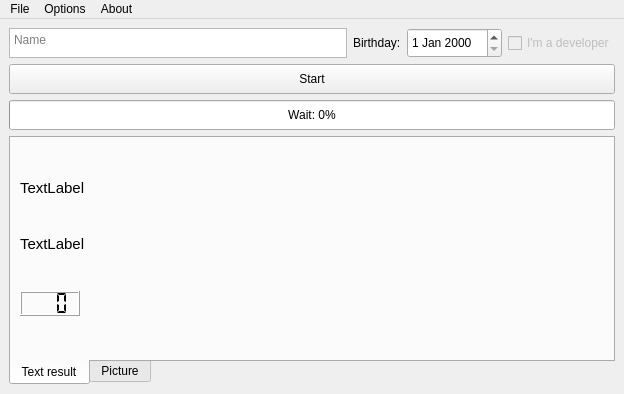
<?xml version="1.0" encoding="UTF-8"?>
<ui version="4.0">
 <class>MainWindow</class>
 <widget class="QMainWindow" name="MainWindow">
  <property name="geometry">
   <rect>
    <x>0</x>
    <y>0</y>
    <width>624</width>
    <height>394</height>
   </rect>
  </property>
  <property name="windowTitle">
   <string>MainWindow</string>
  </property>
  <widget class="QWidget" name="centralwidget">
   <layout class="QGridLayout" name="gridLayout_2">
    <item row="2" column="0">
     <widget class="QProgressBar" name="progressBar">
      <property name="minimumSize">
       <size>
        <width>0</width>
        <height>30</height>
       </size>
      </property>
      <property name="value">
       <number>0</number>
      </property>
      <property name="format">
       <string>Wait: %p%</string>
      </property>
     </widget>
    </item>
    <item row="3" column="0">
     <widget class="QTabWidget" name="tabWidget">
      <property name="sizePolicy">
       <sizepolicy hsizetype="MinimumExpanding" vsizetype="MinimumExpanding">
        <horstretch>0</horstretch>
        <verstretch>0</verstretch>
       </sizepolicy>
      </property>
      <property name="tabPosition">
       <enum>QTabWidget::South</enum>
      </property>
      <property name="tabShape">
       <enum>QTabWidget::Rounded</enum>
      </property>
      <property name="currentIndex">
       <number>0</number>
      </property>
      <widget class="QWidget" name="tab">
       <attribute name="title">
        <string>Text result</string>
       </attribute>
       <layout class="QGridLayout" name="gridLayout_3">
        <item row="0" column="0">
         <widget class="QLabel" name="label_greeting">
          <property name="sizePolicy">
           <sizepolicy hsizetype="Expanding" vsizetype="Maximum">
            <horstretch>0</horstretch>
            <verstretch>0</verstretch>
           </sizepolicy>
          </property>
          <property name="font">
           <font>
            <pointsize>11</pointsize>
           </font>
          </property>
          <property name="text">
           <string>TextLabel</string>
          </property>
          <property name="textFormat">
           <enum>Qt::PlainText</enum>
          </property>
          <property name="alignment">
           <set>Qt::AlignLeading|Qt::AlignLeft|Qt::AlignVCenter</set>
          </property>
          <property name="wordWrap">
           <bool>true</bool>
          </property>
         </widget>
        </item>
        <item row="1" column="0">
         <widget class="QLabel" name="label_birthday">
          <property name="sizePolicy">
           <sizepolicy hsizetype="Expanding" vsizetype="Maximum">
            <horstretch>0</horstretch>
            <verstretch>0</verstretch>
           </sizepolicy>
          </property>
          <property name="font">
           <font>
            <pointsize>11</pointsize>
           </font>
          </property>
          <property name="text">
           <string>TextLabel</string>
          </property>
         </widget>
        </item>
        <item row="2" column="0">
         <widget class="QLCDNumber" name="lcdNumber">
          <property name="sizePolicy">
           <sizepolicy hsizetype="Minimum" vsizetype="Maximum">
            <horstretch>0</horstretch>
            <verstretch>0</verstretch>
           </sizepolicy>
          </property>
          <property name="minimumSize">
           <size>
            <width>0</width>
            <height>25</height>
           </size>
          </property>
          <property name="maximumSize">
           <size>
            <width>60</width>
            <height>16777215</height>
           </size>
          </property>
          <property name="font">
           <font>
            <pointsize>12</pointsize>
           </font>
          </property>
          <property name="digitCount">
           <number>3</number>
          </property>
          <property name="segmentStyle">
           <enum>QLCDNumber::Flat</enum>
          </property>
         </widget>
        </item>
       </layout>
      </widget>
      <widget class="QWidget" name="tab_2">
       <attribute name="title">
        <string>Picture</string>
       </attribute>
       <layout class="QGridLayout" name="gridLayout_4">
        <item row="0" column="0">
         <widget class="QLabel" name="label_image">
          <property name="text">
           <string/>
          </property>
         </widget>
        </item>
       </layout>
      </widget>
     </widget>
    </item>
    <item row="1" column="0">
     <widget class="QPushButton" name="pushButton">
      <property name="minimumSize">
       <size>
        <width>0</width>
        <height>30</height>
       </size>
      </property>
      <property name="text">
       <string>Start</string>
      </property>
     </widget>
    </item>
    <item row="0" column="0">
     <layout class="QGridLayout" name="gridLayout">
      <item row="0" column="3">
       <widget class="QCheckBox" name="checkBox_2">
        <property name="enabled">
         <bool>false</bool>
        </property>
        <property name="maximumSize">
         <size>
          <width>16777215</width>
          <height>30</height>
         </size>
        </property>
        <property name="text">
         <string>I'm a developer</string>
        </property>
       </widget>
      </item>
      <item row="0" column="0">
       <widget class="QPlainTextEdit" name="plainTextEdit_2">
        <property name="maximumSize">
         <size>
          <width>16777215</width>
          <height>30</height>
         </size>
        </property>
        <property name="placeholderText">
         <string>Name</string>
        </property>
       </widget>
      </item>
      <item row="0" column="2">
       <widget class="QDateEdit" name="dateEdit_2">
        <property name="maximumSize">
         <size>
          <width>16777215</width>
          <height>30</height>
         </size>
        </property>
       </widget>
      </item>
      <item row="0" column="1">
       <widget class="QLabel" name="label_2">
        <property name="maximumSize">
         <size>
          <width>16777215</width>
          <height>30</height>
         </size>
        </property>
        <property name="text">
         <string>Birthday:</string>
        </property>
       </widget>
      </item>
     </layout>
    </item>
   </layout>
  </widget>
  <widget class="QMenuBar" name="menubar">
   <property name="geometry">
    <rect>
     <x>0</x>
     <y>0</y>
     <width>624</width>
     <height>22</height>
    </rect>
   </property>
   <widget class="QMenu" name="menuFile">
    <property name="title">
     <string>File</string>
    </property>
    <addaction name="actionChoose_a_config"/>
    <addaction name="separator"/>
    <addaction name="actionExit"/>
   </widget>
   <widget class="QMenu" name="menuOptions">
    <property name="title">
     <string>Options</string>
    </property>
    <addaction name="actionRandom_Picture"/>
   </widget>
   <widget class="QMenu" name="menuAbout">
    <property name="title">
     <string>About</string>
    </property>
    <addaction name="actionApplication"/>
    <addaction name="actionDeveloper_s_GitHub"/>
   </widget>
   <addaction name="menuFile"/>
   <addaction name="menuOptions"/>
   <addaction name="menuAbout"/>
  </widget>
  <action name="actionChoose_a_config">
   <property name="text">
    <string>Choose a config</string>
   </property>
  </action>
  <action name="actionExit">
   <property name="text">
    <string>Exit</string>
   </property>
   <property name="shortcut">
    <string>Ctrl+Q</string>
   </property>
  </action>
  <action name="actionApplication">
   <property name="text">
    <string>Application</string>
   </property>
  </action>
  <action name="actionDeveloper_s_GitHub">
   <property name="text">
    <string>Developer's GitHub</string>
   </property>
  </action>
  <action name="actionRandom_Picture">
   <property name="checkable">
    <bool>true</bool>
   </property>
   <property name="checked">
    <bool>true</bool>
   </property>
   <property name="text">
    <string>Random Picture</string>
   </property>
  </action>
 </widget>
 <resources/>
 <connections/>
</ui>
